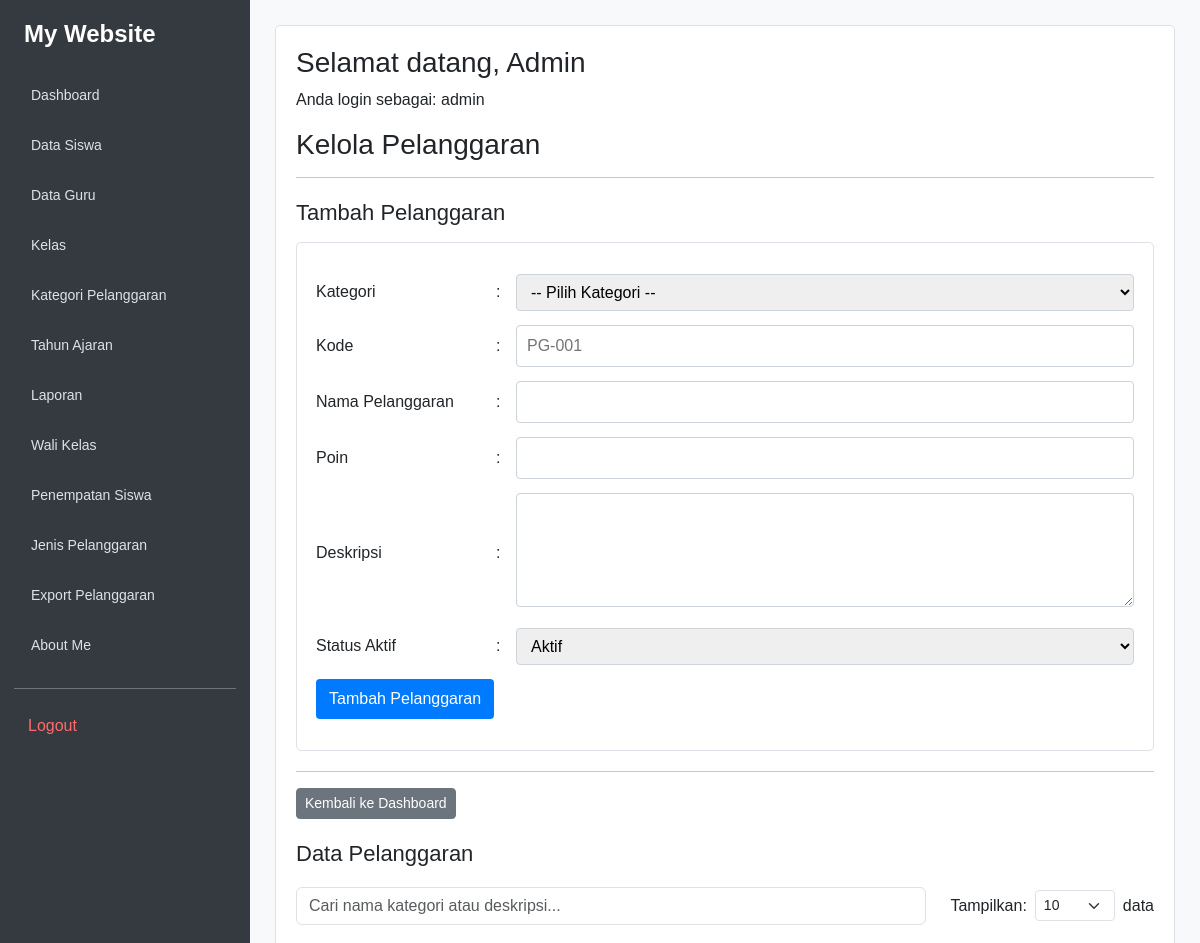
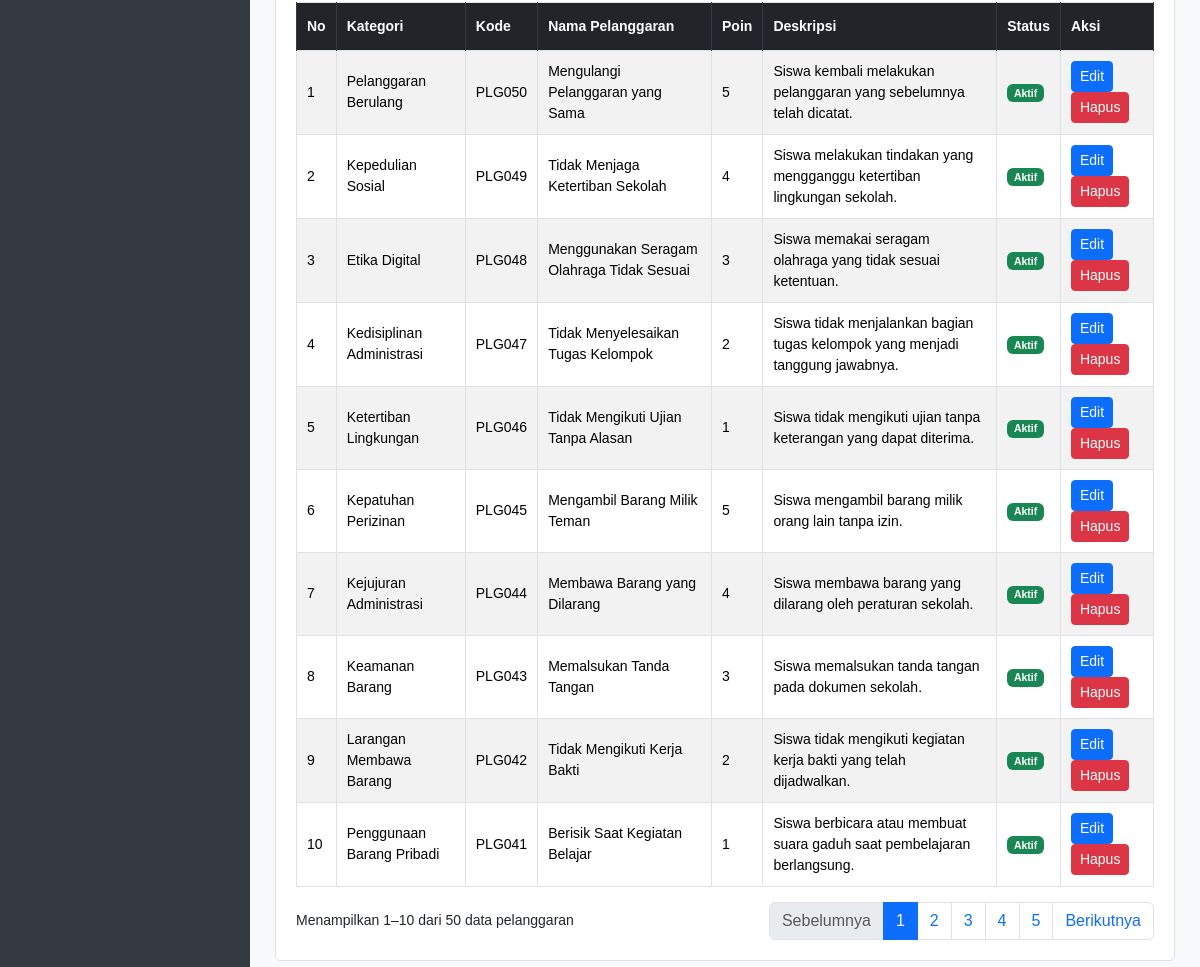
/catatan_pelanggaran.php (signed in), run on the app's committed database (2 pictures, top to bottom).
### tables this page shows
CREATE TABLE `t_pelanggaran` (
  `id` int(11) NOT NULL,
  `pelanggaran_kategori_id` int(11) NOT NULL,
  `kode` varchar(30) NOT NULL,
  `nama` varchar(150) NOT NULL,
  `poin` int(11) NOT NULL,
  `deskripsi` text NOT NULL,
  `status_aktif` tinyint(1) NOT NULL,
  `created_at` timestamp NOT NULL DEFAULT current_timestamp(),
  `updated_at` timestamp NOT NULL DEFAULT current_timestamp()
);

CREATE TABLE `t_pelanggaran_kategori` (
  `id` int(11) NOT NULL,
  `nama` varchar(100) NOT NULL,
  `deskripsi` text NOT NULL,
  `status_aktif` tinyint(1) NOT NULL,
  `created_at` timestamp NOT NULL DEFAULT current_timestamp(),
  `updated_at` timestamp NOT NULL DEFAULT current_timestamp()
);

### catatan_pelanggaran.php (the view, shortened to what this page needs)
<?php
include 'config/koneksi.php';
$sql = "SELECT
            t_pelanggaran.*,
            t_pelanggaran_kategori.nama AS nama_kategori
        FROM t_pelanggaran
        LEFT JOIN t_pelanggaran_kategori
            ON t_pelanggaran.pelanggaran_kategori_id = t_pelanggaran_kategori.id
        ORDER BY t_pelanggaran.id DESC";
$query = mysqli_query($koneksi, $sql);
?>
<!DOCTYPE html>
<html lang="id">
<head>
    <link href="https://cdn.jsdelivr.net/npm/bootstrap@5.3.8/dist/css/bootstrap.min.css" rel="stylesheet">
</head>
<body>
<?php include 'includes/sidebar.php'; ?>
<main class="main-content">
    <div class="panel-konten">
        <h1>
            Selamat datang, <?= htmlspecialchars($_SESSION['name'] ?? '') ?>
        </h1>
        <p>
            Anda login sebagai:
            <?= htmlspecialchars($role) ?>
        </p>
        <h1>Kelola Pelanggaran</h1>
        <hr>
        <h2>Tambah Pelanggaran</h2>
        <div class="form-pelanggaran">
            <form action="proses_pelanggaran.php" method="POST">
                <table>
                    <tr>
                        <td>Kategori</td>
                        <td>:</td>
                        <td>
                            <select name="pelanggaran_kategori_id" required>
                                <option value="">-- Pilih Kategori --</option>
                            </select>
                        </td>
                    </tr>
                    <tr>
                        <td>Kode</td>
                        <td>:</td>
                        <td>
                            <input
                                type="text"
                                name="kode"
                                placeholder="PG-001"
                                required
                            >
                        </td>
                    </tr>
                    <tr>
                        <td>Nama Pelanggaran</td>
                        <td>:</td>
                        <td>
                            <input type="text" name="nama" required>
                        </td>
                    </tr>
                    <tr>
                        <td>Poin</td>
                        <td>:</td>
                        <td>
                            <input type="number" name="poin" min="0" required>
                        </td>
                    </tr>
                    <tr>
                        <td>Deskripsi</td>
                        <td>:</td>
                        <td>
                            <textarea name="deskripsi" rows="4" required></textarea>
                        </td>
                    </tr>
                    <tr>
                        <td>Status Aktif</td>
                        <td>:</td>
                        <td>
                            <select name="status_aktif" required>
                                <option value="1">Aktif</option>
                            </select>
                        </td>
                    </tr>
                    <tr>
                        <td colspan="3">
                            <button type="submit">Tambah Pelanggaran</button>
                        </td>
                    </tr>
                </table>
            </form>
        </div>
        <hr>
        <div class="tombol-aksi">
            <a href="dashboard.php" class="btn btn-secondary btn-sm">
                Kembali ke Dashboard
            </a>
        </div>
        <h2>Data Pelanggaran</h2>
        <div class="toolbar">
            <input
                type="text"
                id="cariTabel"
                class="form-control"
                placeholder="Cari nama kategori atau deskripsi..."
            >
            <div class="jumlah-data">
                <label for="jumlahData" class="mb-0">Tampilkan:</label>
                <select id="jumlahData" class="form-select form-select-sm">
                    <option value="10" selected>10</option>
                </select>
                <span>data</span>
            </div>
        </div>
        <div class="table-responsive">
            <table id="tabelPelanggaran" class="table table-bordered table-striped">
                <thead>
                    <tr>
                        <th>No</th>
                        <th>Kategori</th>
                        <th>Kode</th>
                        <th>Nama Pelanggaran</th>
                        <th>Poin</th>
                        <th>Deskripsi</th>
                        <th>Status</th>
                        <th>Aksi</th>
                    </tr>
                </thead>
                <tbody>
                    <?php
                    $no = 1;
                    if (mysqli_num_rows($query) > 0):
                        while ($pelanggaran = mysqli_fetch_assoc($query)):
                    ?>
                        <tr>
                            <td><?= $no++ ?></td>
                            <td>
                                <?= htmlspecialchars($pelanggaran['nama_kategori'] ?? '-') ?>
                            </td>
                            <td>
                                <?= htmlspecialchars($pelanggaran['kode'] ?? '-') ?>
                            </td>
                            <td>
                                <?= htmlspecialchars($pelanggaran['nama'] ?? '-') ?>
                            </td>
                            <td>
                                <?= htmlspecialchars($pelanggaran['poin'] ?? '0') ?>
                            </td>
                            <td>
                                <?= htmlspecialchars($pelanggaran['deskripsi'] ?? '-') ?>
                            </td>
                            <td>
                                <?php if ($pelanggaran['status_aktif'] == 1): ?>
                                    <span class="badge bg-success">Aktif</span>
                                <?php else: ?>
                                    <span class="badge bg-danger">Tidak Aktif</span>
                                <?php endif; ?>
                            </td>
                            <td>
                                <a
                                    href="edit_pelanggaran.php?id=<?= (int) $pelanggaran['id'] ?>"
                                    class="btn btn-primary btn-sm"
                                >
                                    Edit
                                </a>
                                <a
                                    href="proses_pelanggaran.php?aksi=hapus&id=<?= (int) $pelanggaran['id'] ?>"
                                    class="btn btn-danger btn-sm"
                                    onclick="return confirm('Yakin ingin menghapus pelanggaran ini?');"
                                >
                                    Hapus
                                </a>
                            </td>
                        </tr>
                    <?php
                        endwhile;
                    endif; ?>
                </tbody>
            </table>
        </div>
        <div class="pagination-container">
            <small id="infoTabel"></small>
            <ul class="pagination" id="pagination"></ul>
        </div>
    </div>
</main>
</body>
</html>

### includes/sidebar.php
<?php
$role = $_SESSION['role'] ?? '';
$halaman = basename($_SERVER['PHP_SELF']);
$halaman_alias = [
    'tambah_kategori_pelanggaran.php' => 'kelola_kategori_pelanggaran.php',
    'edit_kategori_pelanggaran.php' => 'kelola_kategori_pelanggaran.php'
];
$halaman_aktif = $halaman_alias[$halaman] ?? $halaman;
$menu_admin = [
    ['Dashboard', 'dashboard.php'],
    ['Data Siswa', 'kelola_siswa.php'],
    ['Data Guru', 'kelola_guru.php'],
    ['Kelas', 'kelola_kelas.php'],
    ['Kategori Pelanggaran', 'kelola_kategori_pelanggaran.php'],
    ['Tahun Ajaran', 'kelola_tahun_ajaran.php'],
    ['Laporan', 'laporan.php'],
    ['Wali Kelas', 'kelola_wali_kelas.php'],
    ['Penempatan Siswa', 'kelola_penempatan_siswa.php'],
    ['Jenis Pelanggaran', 'kelola_jenis_pelanggaran.php'],
    ['Export Pelanggaran', 'export_pelanggaran.php'],
    ['About Me', 'tentang_saya.php']
];
$menu_guru = [
    ['Dashboard', 'dashboard.php'],
    ['Catatan', 'catatan_pelanggaran.php'],
    ['Tindakan', 'tindakan.php'],
    ['Riwayat', 'riwayat.php'],
    ['Rekap Poin', 'rekap_point.php']
];
if ($role === 'admin') {
    $menu = $menu_admin;
} elseif ($role === 'guru' || $role === 'wali_kelas') {
    $menu = $menu_guru;
} else {
    $menu = [];
}
?>
<link rel="stylesheet" href="includes/sidebar.css">
<aside class="sidebar">
    <h4 class="sidebar-title">My Website</h4>
    <ul class="sidebar-menu">
        <?php foreach ($menu as $item) : ?>
            <li>
                <a href="<?= htmlspecialchars($item[1]) ?>"
                   class="<?= $halaman_aktif === $item[1] ? 'active' : '' ?>">
                    <?= htmlspecialchars($item[0]) ?>
                </a>
            </li>
        <?php endforeach; ?>
    </ul>
    <div class="sidebar-logout">
        <a href="logout.php">Logout</a>
    </div>
</aside>

### includes/sidebar.css (style rules this page uses)
body { background: #f8f9fa; margin: 0; }
.sidebar { position: fixed; top: 0; left: 0; bottom: 0; width: 250px; background: #343a40; padding: 20px 14px; overflow-y: auto; overflow-x: hidden; z-index: 1000; box-sizing: border-box; }
.sidebar-title { color: #ffffff; font-weight: bold; margin-bottom: 25px; padding-left: 10px; }
.sidebar-menu { list-style: none; padding: 0; margin: 0; }
.sidebar-menu li { margin-bottom: 6px; }
.sidebar-menu a { display: flex; align-items: center; min-height: 44px; padding: 10px 14px; box-sizing: border-box; color: #dee2e6; text-decoration: none; font-size: 14px; border-radius: 8px; border-left: 3px solid transparent; transition: all 0.2s ease; }
.sidebar-logout { border-top: 1px solid #6c757d; margin-top: 20px; padding-top: 15px; }
.sidebar-logout a { display: block; padding: 10px 14px; color: #ff6b6b; text-decoration: none; border-radius: 8px; transition: all 0.2s ease; }
.main-content { margin-left: 250px; padding: 25px; min-width: 0; box-sizing: border-box; }

### catatan_pelanggaran.php (style rules this page uses)
body { background: #f8f9fa; margin: 0; font-family: Arial, sans-serif; color: #212529; }
.main-content { margin-left: 250px; padding: 25px; min-width: 0; }
.panel-konten { background: white; padding: 20px; border-radius: 5px; border: 1px solid #dee2e6; }
.panel-konten h1 { font-size: 28px; margin-bottom: 8px; }
.panel-konten h2 { font-size: 22px; margin-top: 22px; margin-bottom: 15px; }
.form-pelanggaran { border: 1px solid #dee2e6; border-radius: 5px; padding: 18px; margin-bottom: 20px; }
.form-pelanggaran table { width: 100%; border-collapse: separate; border-spacing: 0 12px; }
.form-pelanggaran td:first-child { width: 180px; font-weight: 500; }
.form-pelanggaran td:nth-child(2) { width: 20px; }
.form-pelanggaran input, .form-pelanggaran select, .form-pelanggaran textarea { width: 100%; max-width: 650px; padding: 8px 10px; border: 1px solid #ced4da; border-radius: 4px; box-sizing: border-box; }
.form-pelanggaran button { background: #007bff; color: white; border: 0; border-radius: 4px; padding: 8px 13px; cursor: pointer; }
.toolbar { display: flex; justify-content: space-between; align-items: center; gap: 20px; margin: 20px 0; }
.toolbar input { max-width: 630px; }
.jumlah-data { display: flex; align-items: center; gap: 8px; white-space: nowrap; }
.jumlah-data select { width: 80px; }
.table-responsive { width: 100%; }
.table { margin-bottom: 15px; font-size: 14px; }
.table thead th { background: #212529; color: white; border-color: #343a40; padding: 13px 10px; vertical-align: middle; }
.table tbody td { padding: 10px; vertical-align: middle; }
.pagination-container { display: flex; justify-content: space-between; align-items: center; flex-wrap: wrap; gap: 10px; }
.pagination { margin-bottom: 0; flex-wrap: wrap; }

### data on the page
t_pelanggaran: pelanggaran_kategori.nama "Pelanggaran Berulang", kode "PLG050", nama "Mengulangi Pelanggaran yang Sama", poin "5", deskripsi "Siswa kembali melakukan pelanggaran yang sebelumnya telah dicatat.", status_aktif "Aktif"
t_pelanggaran: pelanggaran_kategori.nama "Kepedulian Sosial", kode "PLG049", nama "Tidak Menjaga Ketertiban Sekolah", poin "4", deskripsi "Siswa melakukan tindakan yang mengganggu ketertiban lingkungan sekolah.", status_aktif "Aktif"
t_pelanggaran: pelanggaran_kategori.nama "Etika Digital", kode "PLG048", nama "Menggunakan Seragam Olahraga Tidak Sesuai", poin "3", deskripsi "Siswa memakai seragam olahraga yang tidak sesuai ketentuan.", status_aktif "Aktif"
t_pelanggaran: pelanggaran_kategori.nama "Kedisiplinan Administrasi", kode "PLG047", nama "Tidak Menyelesaikan Tugas Kelompok", poin "2", deskripsi "Siswa tidak menjalankan bagian tugas kelompok yang menjadi tanggung jawabnya.", status_aktif "Aktif"
t_pelanggaran: pelanggaran_kategori.nama "Ketertiban Lingkungan", kode "PLG046", nama "Tidak Mengikuti Ujian Tanpa Alasan", poin "1", deskripsi "Siswa tidak mengikuti ujian tanpa keterangan yang dapat diterima.", status_aktif "Aktif"
t_pelanggaran: pelanggaran_kategori.nama "Kepatuhan Perizinan", kode "PLG045", nama "Mengambil Barang Milik Teman", poin "5", deskripsi "Siswa mengambil barang milik orang lain tanpa izin.", status_aktif "Aktif"
t_pelanggaran: pelanggaran_kategori.nama "Kejujuran Administrasi", kode "PLG044", nama "Membawa Barang yang Dilarang", poin "4", deskripsi "Siswa membawa barang yang dilarang oleh peraturan sekolah.", status_aktif "Aktif"
t_pelanggaran: pelanggaran_kategori.nama "Keamanan Barang", kode "PLG043", nama "Memalsukan Tanda Tangan", poin "3", deskripsi "Siswa memalsukan tanda tangan pada dokumen sekolah.", status_aktif "Aktif"
t_pelanggaran: pelanggaran_kategori.nama "Larangan Membawa Barang", kode "PLG042", nama "Tidak Mengikuti Kerja Bakti", poin "2", deskripsi "Siswa tidak mengikuti kegiatan kerja bakti yang telah dijadwalkan.", status_aktif "Aktif"
t_pelanggaran: pelanggaran_kategori.nama "Penggunaan Barang Pribadi", kode "PLG041", nama "Berisik Saat Kegiatan Belajar", poin "1", deskripsi "Siswa berbicara atau membuat suara gaduh saat pembelajaran berlangsung.", status_aktif "Aktif"

### other printed values
$item[0] "Dashboard"
$item[0] "Data Siswa"
$item[0] "Data Guru"
$item[0] "Kelas"
$item[0] "Kategori Pelanggaran"
$item[0] "Tahun Ajaran"
$item[0] "Laporan"
$item[0] "Wali Kelas"
$item[0] "Penempatan Siswa"
$item[0] "Jenis Pelanggaran"
$item[0] "Export Pelanggaran"
$item[0] "About Me"
$_SESSION['name'] "Admin"
$role "admin"
